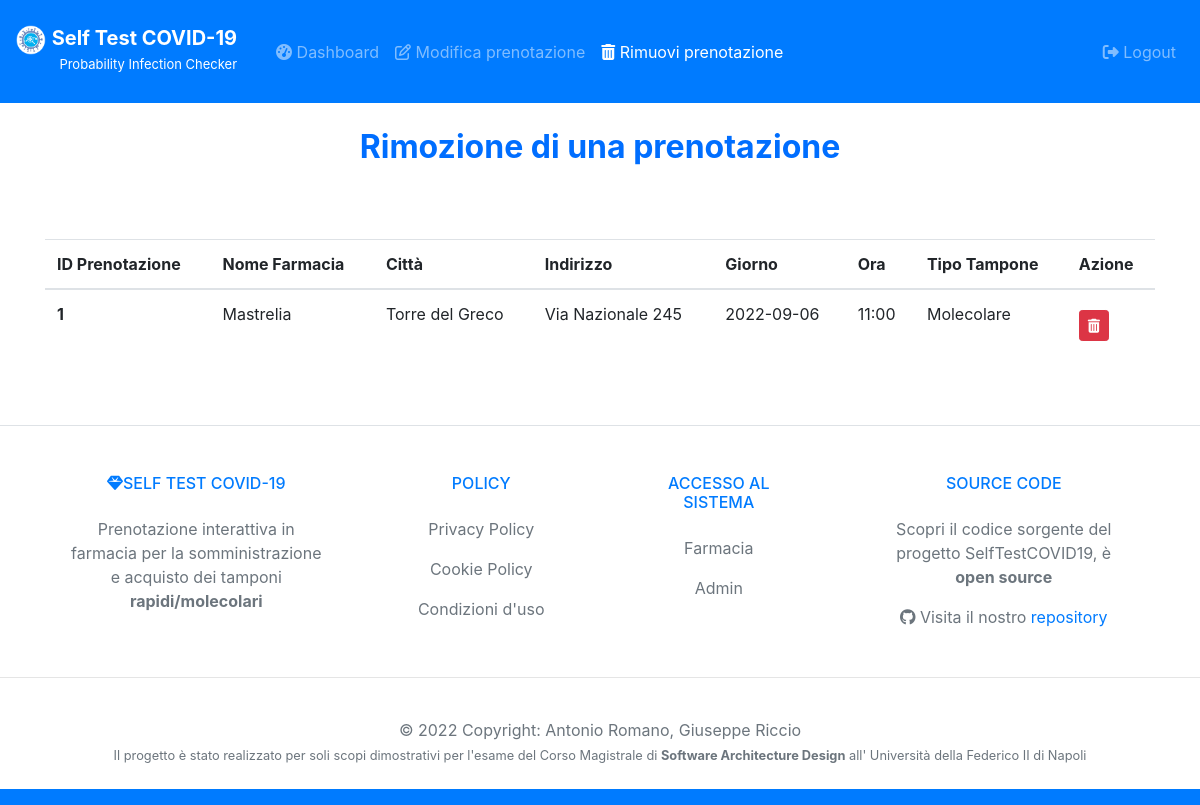
Page /rimozionePrenotazionePaziente (signed in) on the earlier database version.
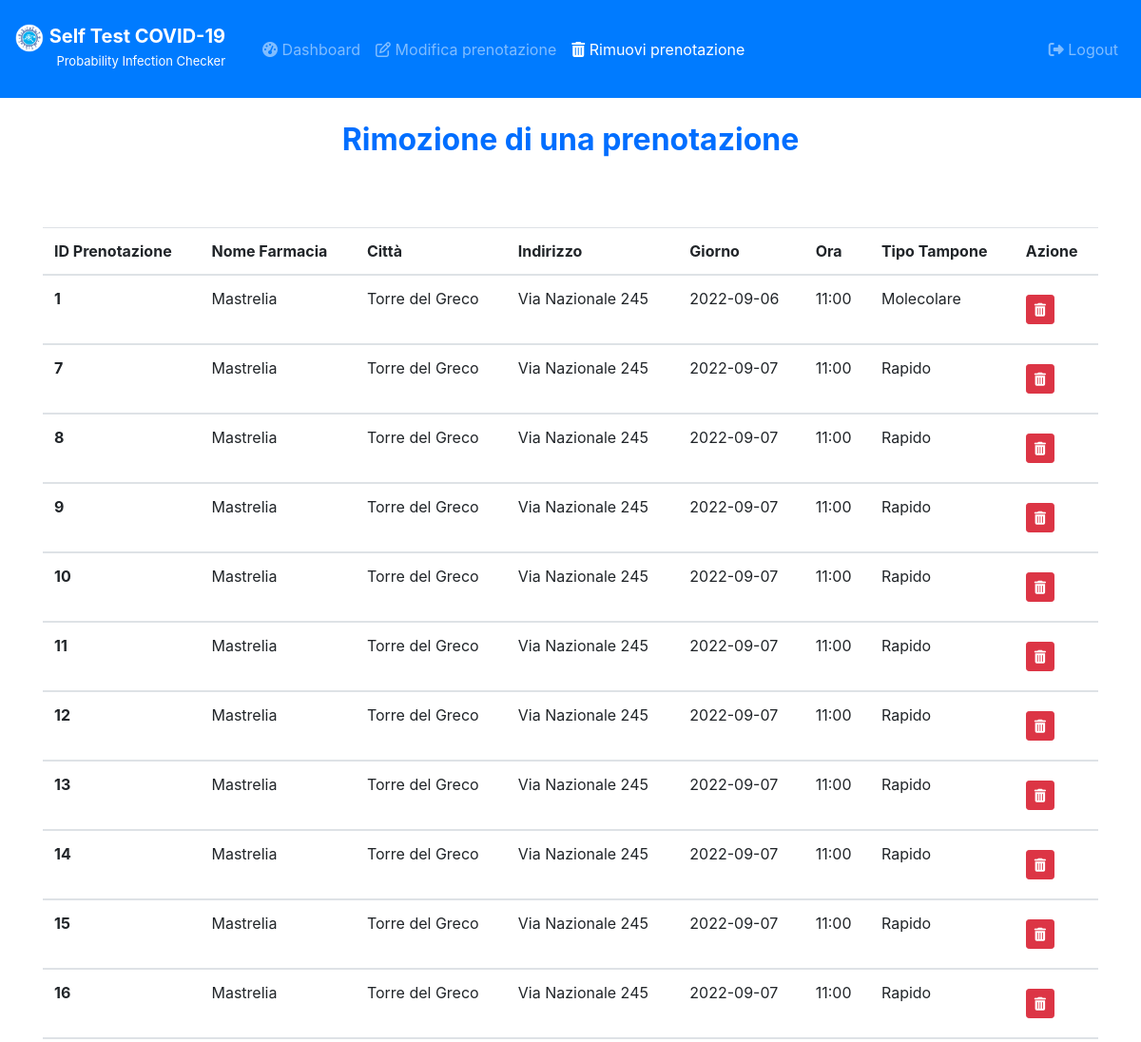
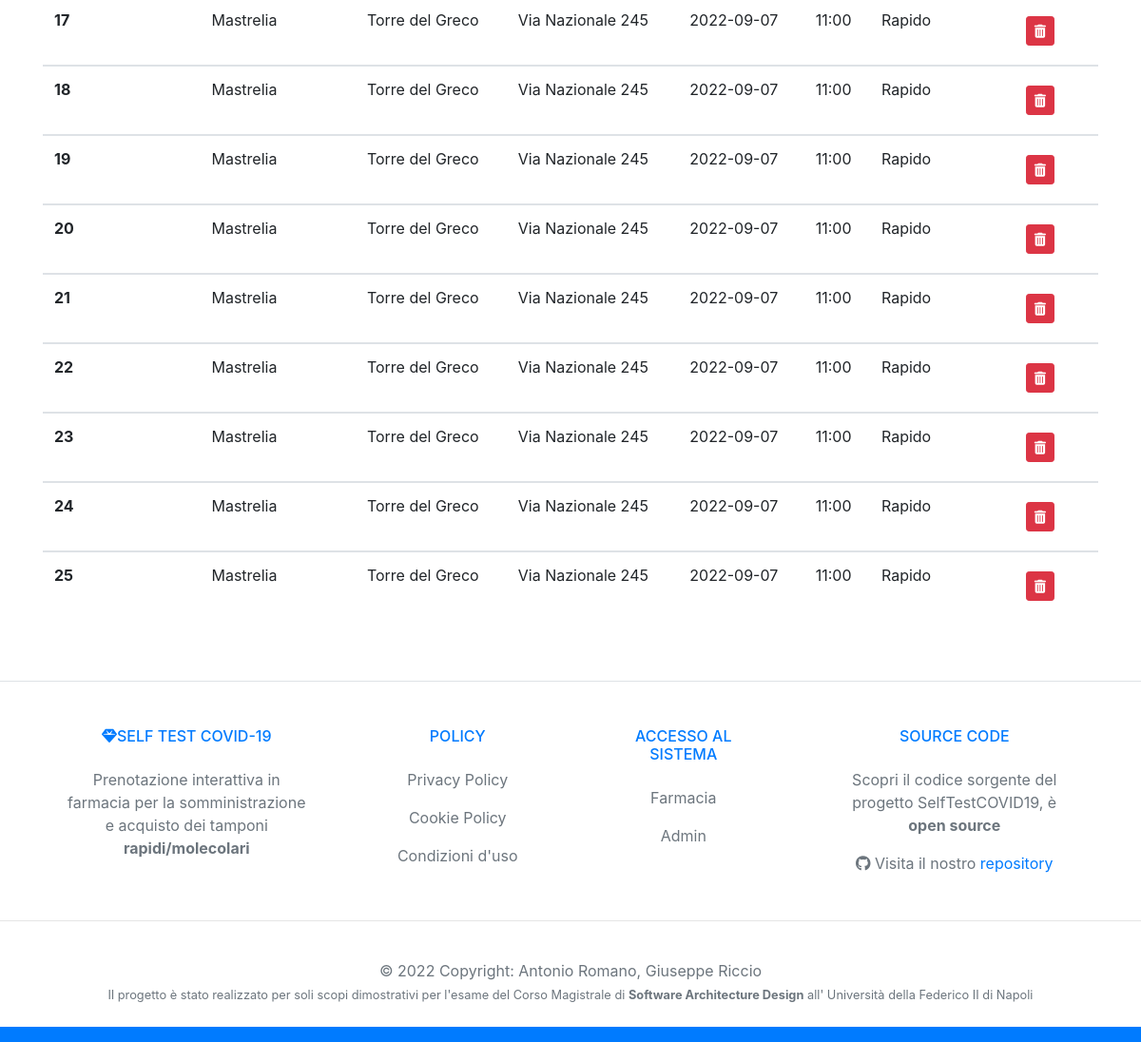
Same page on the later database version (2 pictures, top to bottom).
### tables this page shows
CREATE TABLE `Prenotazioni` (
	ID INTEGER PRIMARY KEY AUTOINCREMENT,
	Nome VARCHAR(50),
	Cognome VARCHAR(50),
	Email VARCHAR(50),
	CodiceFiscale VARCHAR(36),
	Telefono VARCHAR(10),
	Giorno DATE,
	Ora TIME,
	TipoTampone VARCHAR(10),
	EsitoTampone VARCHAR(20),
	ID_Farmacia INTEGER,
	ID_Paziente INTEGER,
	ID_Tampone INTEGER
);

CREATE TABLE `Farmacie` (
	ID INTEGER PRIMARY KEY AUTOINCREMENT,
	NomeFarmacia VARCHAR(50),
	Citta VARCHAR(50),
	CAP INT(5),
	Indirizzo VARCHAR(50),
	Email VARCHAR(50),
	PWD VARCHAR(50),
	UNIQUE(NomeFarmacia,Email)
);

### controllers/GestionePazienteRegistratoController.py (the view)
def rimozionePrenotazionePaziente():
    msg = ""
    if 'loggedin' in session:
        connection = connectDB()
        prenotazione = connection.execute('SELECT Prenotazioni.ID, NomeFarmacia, Citta, Indirizzo, Giorno, Ora, TipoTampone FROM Prenotazioni INNER JOIN Farmacie ON Prenotazioni.ID_Farmacia = Farmacie.ID AND Prenotazioni.ID_Paziente = ?',(session['id'],)).fetchall()
        connection.close()
    else:
        return redirect('/loginPaziente')
    return render_template('/PazienteRegistratoView/rimozionePrenotazionePaziente.html', prenotazioni=prenotazione, msg=msg)

### models/DB.py (called while the page is built)
def connectDB():
    connection = sqlite3.connect('./models/selftestcovid19.db')
    connection.row_factory = sqlite3.Row
    return connection

### templates/PazienteRegistratoView/rimozionePrenotazionePaziente.html (shortened to what the changed rows need)
<!doctype html>
<html lang="it">
<head>
  <link rel="stylesheet" href="https://cdnjs.cloudflare.com/ajax/libs/font-awesome/4.7.0/css/font-awesome.min.css">
  <link rel="stylesheet" href="https://stackpath.bootstrapcdn.com/bootstrap/4.3.1/css/bootstrap.min.css">
</head>
<body>
  <div class="container">
    <center>
      <h2 class="text-center" style="margin: 25px;"><b><span style="color: #006eff;">
            Rimozione di una prenotazione </span></b></h2>
      <div class="d-flex justify-content-center mt-5 table-responsive">
        <table class="table">
          <thead>
            <tr>
            <tr>
              <th scope="col">ID Prenotazione</th>
              <th scope="col">Nome Farmacia</th>
              <th scope="col">Città</th>
              <th scope="col">Indirizzo</th>
              <th scope="col">Giorno</th>
              <th scope="col">Ora</th>
              <th scope="col">Tipo Tampone</th>
              <th scope="col">Azione</th>
            </tr>
            </tr>
          </thead>
          <tbody>
            {% for prenotazione in prenotazioni %}
            <tr>
              <th scope="row">{{ prenotazione.ID }}</th>
              <td>{{ prenotazione.NomeFarmacia }}</td>
              <td>{{ prenotazione.Citta }}</td>
              <td>{{ prenotazione.Indirizzo }}</td>
              <td>{{ prenotazione.Giorno }}</td>
              <td>{{ prenotazione.Ora }}</td>
              <td>{{ prenotazione.TipoTampone }}</td>
              <td>
                <form action="/{{ prenotazione.ID }}/rimuoviPrenotazionePaziente" method="POST">
                  <button type="submit" class="btn btn-danger btn-sm my-2"><i class="fa fa-trash"
                      aria-hidden="true"></i></button>
                </form>
              </td>
            </tr>
          </tbody>
          {% endfor %}
        </table>
      </div>
    </center>
  </div>
</body>
</body>
</html>

Differences in the rows shown:
added Prenotazioni: ID "7", NomeFarmacia "Mastrelia", Citta "Torre del Greco", Indirizzo "Via Nazionale 245", Giorno "2022-09-07", Ora "11:00", TipoTampone "Rapido"
added Prenotazioni: ID "8", NomeFarmacia "Mastrelia", Citta "Torre del Greco", Indirizzo "Via Nazionale 245", Giorno "2022-09-07", Ora "11:00", TipoTampone "Rapido"
added Prenotazioni: ID "9", NomeFarmacia "Mastrelia", Citta "Torre del Greco", Indirizzo "Via Nazionale 245", Giorno "2022-09-07", Ora "11:00", TipoTampone "Rapido"
added Prenotazioni: ID "10", NomeFarmacia "Mastrelia", Citta "Torre del Greco", Indirizzo "Via Nazionale 245", Giorno "2022-09-07", Ora "11:00", TipoTampone "Rapido"
added Prenotazioni: ID "11", NomeFarmacia "Mastrelia", Citta "Torre del Greco", Indirizzo "Via Nazionale 245", Giorno "2022-09-07", Ora "11:00", TipoTampone "Rapido"
added Prenotazioni: ID "12", NomeFarmacia "Mastrelia", Citta "Torre del Greco", Indirizzo "Via Nazionale 245", Giorno "2022-09-07", Ora "11:00", TipoTampone "Rapido"
added Prenotazioni: ID "13", NomeFarmacia "Mastrelia", Citta "Torre del Greco", Indirizzo "Via Nazionale 245", Giorno "2022-09-07", Ora "11:00", TipoTampone "Rapido"
added Prenotazioni: ID "14", NomeFarmacia "Mastrelia", Citta "Torre del Greco", Indirizzo "Via Nazionale 245", Giorno "2022-09-07", Ora "11:00", TipoTampone "Rapido"
added Prenotazioni: ID "15", NomeFarmacia "Mastrelia", Citta "Torre del Greco", Indirizzo "Via Nazionale 245", Giorno "2022-09-07", Ora "11:00", TipoTampone "Rapido"
added Prenotazioni: ID "16", NomeFarmacia "Mastrelia", Citta "Torre del Greco", Indirizzo "Via Nazionale 245", Giorno "2022-09-07", Ora "11:00", TipoTampone "Rapido"
added Prenotazioni: ID "17", NomeFarmacia "Mastrelia", Citta "Torre del Greco", Indirizzo "Via Nazionale 245", Giorno "2022-09-07", Ora "11:00", TipoTampone "Rapido"
added Prenotazioni: ID "18", NomeFarmacia "Mastrelia", Citta "Torre del Greco", Indirizzo "Via Nazionale 245", Giorno "2022-09-07", Ora "11:00", TipoTampone "Rapido"
added Prenotazioni: ID "19", NomeFarmacia "Mastrelia", Citta "Torre del Greco", Indirizzo "Via Nazionale 245", Giorno "2022-09-07", Ora "11:00", TipoTampone "Rapido"
added Prenotazioni: ID "20", NomeFarmacia "Mastrelia", Citta "Torre del Greco", Indirizzo "Via Nazionale 245", Giorno "2022-09-07", Ora "11:00", TipoTampone "Rapido"
added Prenotazioni: ID "21", NomeFarmacia "Mastrelia", Citta "Torre del Greco", Indirizzo "Via Nazionale 245", Giorno "2022-09-07", Ora "11:00", TipoTampone "Rapido"
added Prenotazioni: ID "22", NomeFarmacia "Mastrelia", Citta "Torre del Greco", Indirizzo "Via Nazionale 245", Giorno "2022-09-07", Ora "11:00", TipoTampone "Rapido"
added Prenotazioni: ID "23", NomeFarmacia "Mastrelia", Citta "Torre del Greco", Indirizzo "Via Nazionale 245", Giorno "2022-09-07", Ora "11:00", TipoTampone "Rapido"
added Prenotazioni: ID "24", NomeFarmacia "Mastrelia", Citta "Torre del Greco", Indirizzo "Via Nazionale 245", Giorno "2022-09-07", Ora "11:00", TipoTampone "Rapido"
added Prenotazioni: ID "25", NomeFarmacia "Mastrelia", Citta "Torre del Greco", Indirizzo "Via Nazionale 245", Giorno "2022-09-07", Ora "11:00", TipoTampone "Rapido"
